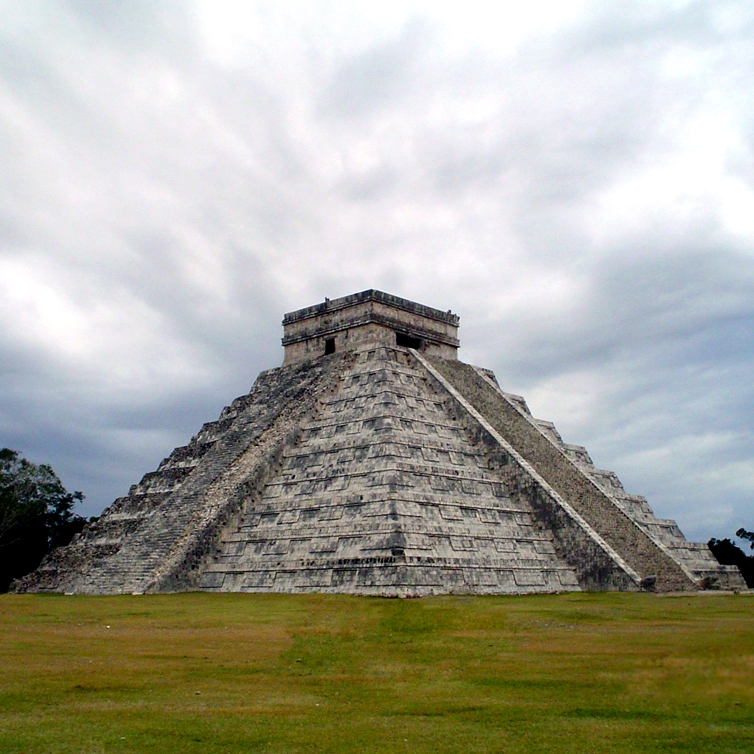
#> input picture Parcial 1/piramide.jpg, 754 x 754 px, found by its file name
$ python ExamenB.py
#> lines starting #> are read from the running program, lines starting #| are printed output that depends on the picture
from PIL import Image


# Abrir la imagen
imagen = Image.open("/Users/christianvicente/Desktop/La Salle Oaxaca/5º_Semestre/Modelado para computadora/Parcial 1/piramide.jpg")
#> imagen is the input picture: PIL image 754x754 RGB; mean R, G, B 166.4, 166.1, 153.8
imagen.show()
##Ejercicio 2

def ImagenRecortada(imagen,x1,y1,x2,y2):
    #Obtener los píxeles de la imagen
    pixeles = imagen.load()
    #Crear una nueva imagen para el recorte
    eje_x = x2 - x1
    eje_y = y2 - y1
    imagen_recortada = Image.new("RGB", (eje_x, eje_y))
    #Obtener los píxeles de la imagen recortada
    pixeles_recortados = imagen_recortada.load()
    #Copiar los píxeles del área de recorte a la nueva imagen
    for x in range(eje_x):
        for y in range(eje_y):
            pixeles_recortados[x, y] = pixeles[x1 + x, y1 + y]
    imagen_recortada.show()
# Coordenadas del área de recorte (izquierda, superior, derecha, inferior)
x1 = int(input("Digite el valor de x1: "))
#> the answer given: 3
y1 = int(input("Digite el valor de y1: "))
#> the answer given: 3
x2 = int(input("Digite el valor de x2: "))
#> the answer given: 3
y2 = int(input("Digite el valor de y2: "))
#> the answer given: 3
if x1 > x2:
    aux=x1
    x1=x2
    x2=aux
if y1 > y2:
    aux=y1
    y1=y2
    y2=aux
if y1==y2:
    y2=y2+1
if x1==x2:
    x2=x2+1

ImagenRecortada(imagen,x1,y1,x2,y2)

##Ejercicio 4


def LineasRojasCuadradas(imagen):
    ancho, alto = imagen.size
#> ancho = 754; alto = 754
    pixeles = imagen.load()
    for y in range(alto):
        for x in range(ancho):
            if x == y or x == ancho - y - 1:# Cambio los pixeles
                pixeles[x, y] = (255, 0, 0)  #Le asigno el color rojo
    imagen.show()
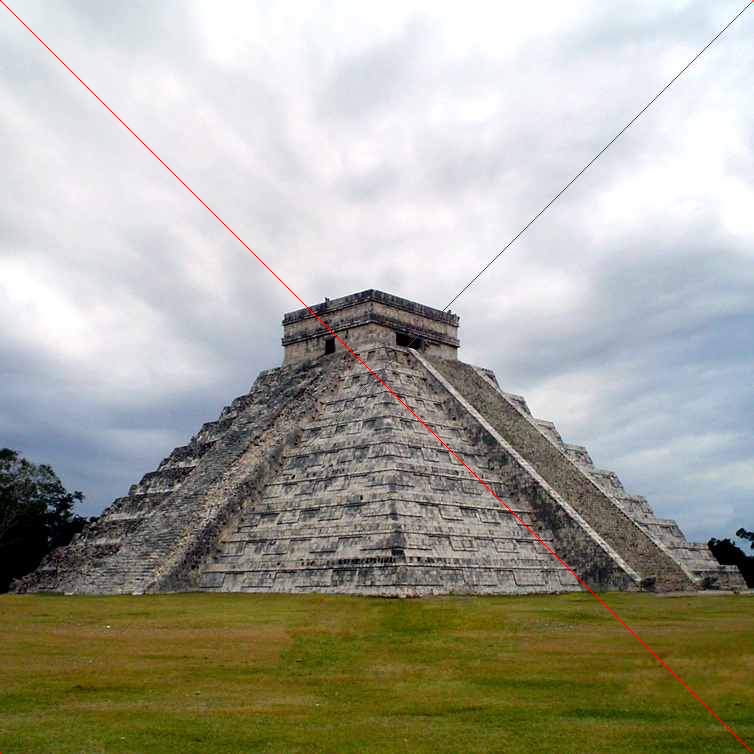
#> shown: PIL image 754x754 RGB; mean R, G, B 166.6, 165.7, 153.4
LineasRojasCuadradas(imagen)
